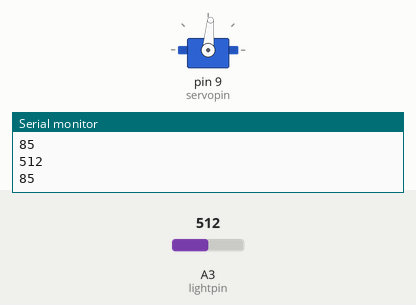
Bench run of a sketch on a simulated Arduino Uno, built with avr-gcc and run on an emulated ATmega328P. Parts: servo, the last lines printed to the serial monitor. Inputs (shaded band) come from the test bench; at power-on: A3 (lightpin) = 512.

Above: at 1.2 s.
1.3 s: A3 (lightpin) set to 716
At 2.9 s:
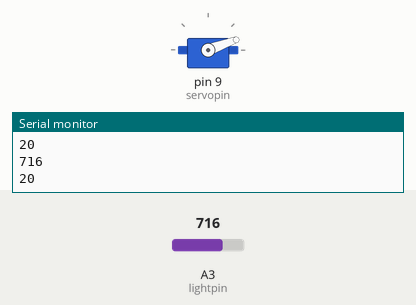
3.2 s: A3 (lightpin) set to 900
At 4.0 s:
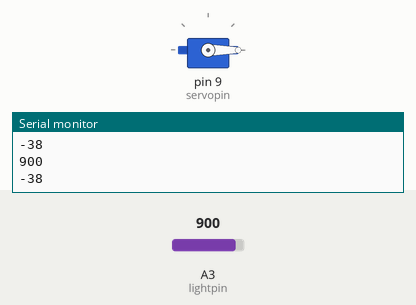
5.0 s: A3 (lightpin) set to 306
At 6.0 s:
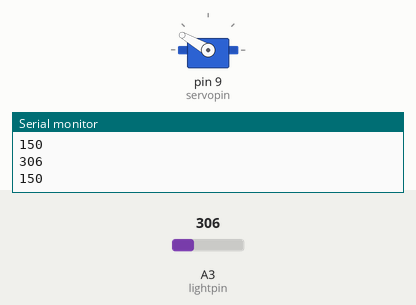
6.7 s: A3 (lightpin) set to 122
At 8.1 s:
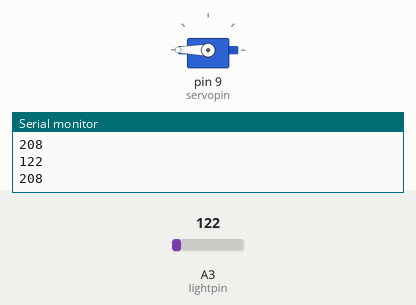
8.5 s: A3 (lightpin) set to 511
At 9.9 s:
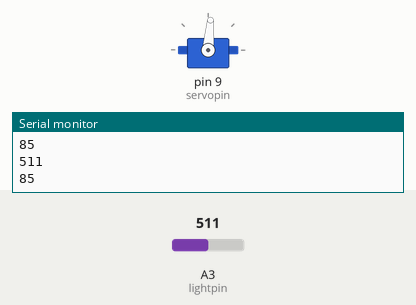
10.2 s: A3 (lightpin) set to 0
At 11.0 s:
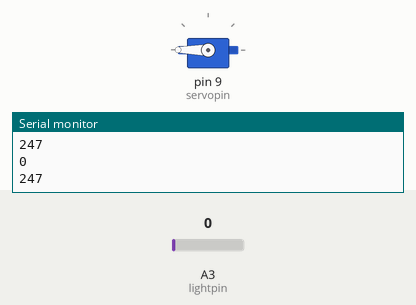
Timing chart, 0 to 13.0 s (numbered marks = the images above; inputs shaded):
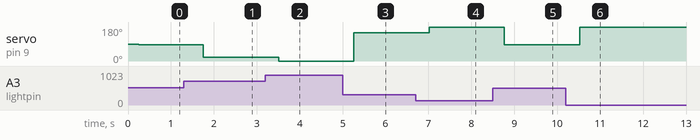

Measured:
- after the input at 1.3 s, servo on pin 9 (servopin): 85° → 20° after 0.45 s
- after the input at 3.2 s, servo on pin 9 (servopin): 20° → 0° after 0.31 s
- after the input at 5.0 s, servo on pin 9 (servopin): 0° → 150° after 0.26 s
- after the input at 6.7 s, servo on pin 9 (servopin): 150° → 180° after 0.31 s
- after the input at 8.5 s, servo on pin 9 (servopin): 180° → 85° after 0.27 s
- after the input at 10.2 s, servo on pin 9 (servopin): 85° → 180° after 0.32 s

The sketch:

servo2.ino
```cpp
#include<Servo.h>
int lightval;
int servopin=9;
int lightpin=A3;
int dt=250;
int servopos;
Servo myservo;
void setup() {
  // put your setup code here, to run once:
Serial.begin(9600);
pinMode(lightpin,INPUT);
myservo.attach(servopin);
}

void loop() {
  // put your main code here, to run repeatedly:
lightval=analogRead(lightpin);
Serial.println(lightval);
Serial.println(servopos);
delay(dt);
servopos=(-20./63.)*lightval+20.*780./63.;
myservo.write(servopos);
}
```
